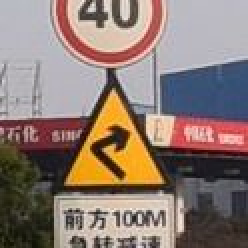
//> input picture sample.jpg, 124 x 124 px, given in place of 0.jpg, which was not available (shown 2 times larger)
$ ./SVM_train   (built with g++ and OpenCV 4)
//> lines starting //> are read from the running program, lines starting //| are printed output that depends on the picture; pictures that were not available may be replaced by others from this repository, and a replacement may not be noted
#include <opencv2/core/core.hpp>
#include <opencv2/highgui/highgui.hpp>
#include <opencv2/ml/ml.hpp>
#include <iostream>
#include <string>
#include <fstream>
#include <iterator>
#include <vector>
#include <list>
#include <opencv2/opencv.hpp>
#include<stdlib.h>
#include<stdio.h>
using namespace std;
using namespace cv;
using namespace cv::ml;

int test_bool = 1, train_bool = 0;
//Mat DataMat, labelsMat,testMat;
int image_rows = 20, image_cols = 20, class_num = 2;
Ptr<SVM> model = SVM::create();
Ptr<ANN_MLP> bp = ANN_MLP::create();
FILE* fp;
FILE* fp1;
FILE* fp2;

void getHOGFeatures(const Mat& image, Mat& features) {
	//HOG descripter
	HOGDescriptor * hog = new HOGDescriptor(cvSize(32, 32), cvSize(16, 16), cvSize(8, 8), cvSize(8, 8), 3);  //these parameters work well
	std::vector<float> descriptor;

	// resize input image to (128,64) for compute
	Size dsize = Size(32, 32);
	Mat trainImg = Mat(dsize, CV_32S);
	resize(image, trainImg, dsize);

	//compute descripter
	hog->compute(trainImg, descriptor, Size(8, 8));

	//copy the result
	Mat mat_featrue(descriptor);
	mat_featrue.copyTo(features);
}

Mat compare_amplify(Mat img)
{
	Mat mat = img;
	//namedWindow("original");
	//imshow("original", mat);
	Mat mergeImg;//合并后的图像
				 //用来存储各通道图片的向量
	vector<Mat> splitBGR(mat.channels());
	//分割通道，存储到splitBGR中
	split(mat, splitBGR);
	//对各个通道分别进行直方图均衡化
	for (int i = 0; i<mat.channels(); i++)
		equalizeHist(splitBGR[i], splitBGR[i]);
	//合并通道
	merge(splitBGR, mergeImg);

	//namedWindow("equalizeHist");
	//imshow("equalizeHist", mergeImg);
	return mergeImg;
}
// [265 lines left out: functions clustering, close_GetPlate, mserFeature, not called in this run]
string num2str(double i)
{
	stringstream ss;
	ss << i;
	return ss.str();
}
Mat extractSobelFeature(Mat img)
{
	Mat img_loca;
	Mat ampli = compare_amplify(img);
	getHOGFeatures(ampli, img_loca);
	img_loca = img_loca.reshape(1, 1);
	// [4 lines of commented-out code are left out]
	return img_loca;
	// [4 lines of commented-out code are left out]
	resize(img_loca, img_loca, Size(32, 32));
	int m_GaussianBlurSize = 3, binary_thres = 78;
	Mat img_blur, img_gray;
	GaussianBlur(img_loca, img_blur,
		Size(m_GaussianBlurSize, m_GaussianBlurSize), 0, 0, BORDER_DEFAULT);
	// [4 lines of commented-out code are left out]
	img_gray = img_blur.clone();
	// [10 lines of commented-out code are left out]
	Mat grad[16];
	Mat merge;
	int dir_num = 2;
	for (int i = 0; i < dir_num; i++)
	{
		double kt = i / dir_num;
		Sobel(img_gray, grad[i * 2], CV_8U, 1 - kt, kt, 3, BORDER_DEFAULT);
		Sobel(img_gray, grad[i * 2 + 1], CV_8U, kt, 1 - kt, 3, BORDER_DEFAULT);
		// [8 lines of commented-out code are left out]
		merge.push_back(grad[i * 2]);
		merge.push_back(grad[i * 2 + 1]);
		//if(i==0)merge =  grad[i*2]|grad[i*2+1];
		//else merge = merge | grad[i * 2] | grad[i * 2+1];

	}
	//imshow("merge", merge);
	//waitKey(0);
	Mat sample;
	merge.reshape(1, 1).convertTo(sample, CV_32F);
	return sample;
}

void svm_data_collect()
{
	//Collect training data----------------------------------------------------------------
	string head = "E:/grade3/baidu_pic/plate/qualified/";
	float posi = 1.0, neg = -1.0;
	int rrrrt = 1;
	//int train_has=114741 ,train_no= 136374,test_has=390,test_no= 40731;
	int train_has = 50, train_no = 50, test_has = 390, test_no = 5000;
	int train_has_num = 11837, train_no_num = 261265,
		test_has_num = 390, test_no_num = 40731;
	cout << "Input train_num" << endl;
	//cin >> train_num;
	//train_num = 500;

	Mat trainingImage;
	vector<int> trainingLabels;
	string filepath = head + "train/found";
	vector<string> allfilenames;

	//allfilenames = getFiles(filepath,true);
	//cout << "all file names: " << endl;
	//cout << allfilenames.size() << endl;

	for (int i = 0; i < train_has; i++)
	{
		string temp;
		temp = filepath + "/" + num2str(i%train_has_num) + ".jpg";
		allfilenames.push_back(temp);
	}
	//std::random_shuffle(allfilenames.begin(), allfilenames.end());
	for (int i = 0; i < allfilenames.size(); i++)
	{
		//cout << temp<<endl;
		Mat img = imread(allfilenames[i], 1);
//> img is the input picture: 124 rows x 124 cols, CV_8UC3; mean B, G, R 114.4, 122.5, 140.6
		//imshow("img_ori", img);
		img = extractSobelFeature(img);
//> in compare_amplify, `split(mat, splitBGR);`:
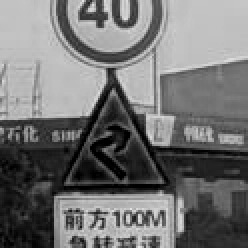
//> splitBGR[0]: 124 rows x 124 cols, CV_8UC1 (shown 2 times larger); min 0, max 227, mean 114.4
//> in compare_amplify, `split(mat, splitBGR);`:
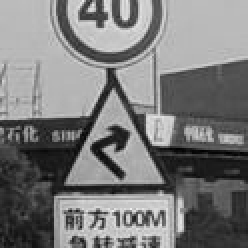
//> splitBGR[1]: 124 rows x 124 cols, CV_8UC1 (shown 2 times larger); min 0, max 239, mean 122.5
//> in compare_amplify, `split(mat, splitBGR);`:
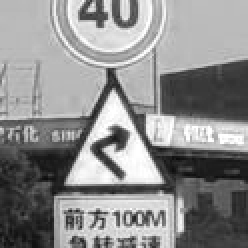
//> splitBGR[2]: 124 rows x 124 cols, CV_8UC1 (shown 2 times larger); min 10, max 255, mean 140.6
//> in compare_amplify, `merge(splitBGR, mergeImg);`:
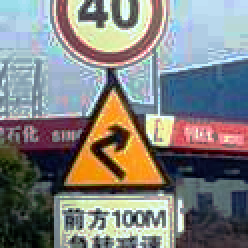
//> mergeImg: 124 rows x 124 cols, CV_8UC3 (shown 2 times larger); mean B, G, R 126.7, 128.7, 128.7
//> in getHOGFeatures, `resize(image, trainImg, dsize);`:
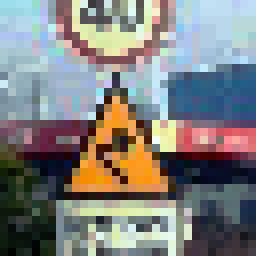
//> trainImg: 32 rows x 32 cols, CV_8UC3 (shown 8 times larger); mean B, G, R 126.2, 127.9, 128.2
//> in getHOGFeatures, `hog->compute(trainImg, descriptor, Size(8, 8));`: descriptor = 108 values, max 0.337 at index 85, min 0.136 at index 14, mean 0.283
//> in getHOGFeatures, `Mat mat_featrue(descriptor);`: mat_featrue has the same summary as descriptor
//> in getHOGFeatures, `mat_featrue.copyTo(features);`: features has the same summary as descriptor
//> in extractSobelFeature, `getHOGFeatures(ampli, img_loca);`: img_loca has the same summary as descriptor in getHOGFeatures
//> img has the same summary as descriptor in getHOGFeatures
		trainingImage.push_back(img);
//> trainingImage has the same summary as descriptor in getHOGFeatures
		trainingLabels.push_back(posi);
	}
	cout << "Train_has_loaded" << endl;
	allfilenames.clear();
	filepath = head + "train/no";
	for (int i = 0; i < train_no; i++)
	{
		string temp;
		temp = filepath + "/" + num2str(i%train_no_num) + ".jpg";
		allfilenames.push_back(temp);
	}
	//std::random_shuffle(allfilenames.begin(), allfilenames.end());
	for (int i = 0; i < allfilenames.size(); i++)
	{
		Mat img = imread(allfilenames[i], 1);
		img = extractSobelFeature(img);
		trainingImage.push_back(img);
		trainingLabels.push_back(neg);
	}
	cout << "Train_no_loaded" << endl;
	allfilenames.clear();
	Mat classes, trainingData;
	Mat(trainingImage).copyTo(trainingData);
	trainingData.convertTo(trainingData, CV_32F);
	Mat(trainingLabels).copyTo(classes);

	// [17 lines of commented-out code are left out]

	int train_mod = 2;//1 SVM 2 ANN

	if (train_mod == 1)
	{
		//Ptr<SVM> model=StatModel::load<SVM>("E:/grade3/baidu_pic/train/svm/valid/svm.xml");
		model->setType(cv::ml::SVM::C_SVC);
		model->setKernel(cv::ml::SVM::RBF);
		model->setDegree(0.1);
		// 1.4 bug fix: old 1.4 ver gamma is 1
		model->setGamma(0.5);
		model->setCoef0(0.1);
		model->setC(1);
		model->setNu(0.1);
		model->setP(0.1);
		model->setTermCriteria(cvTermCriteria(CV_TERMCRIT_ITER, 20000, 0.0001));
		//model->SVM::load<SVM>("E:/grade3/baidu_pic/train/svm/valid/svm.xml");
		Ptr<TrainData> tdata = TrainData::create(trainingData, ROW_SAMPLE, classes);
		cout << "training please wait" << endl;
		model->train(tdata);

	}

	if (train_mod == 2)
	{
		cout << "converting data" << endl;
		Mat samples(trainingData.rows, trainingData.cols, CV_32F);
		for (int i = 0; i < samples.rows; i++)
		{
			for (int j = 0; j < samples.cols; j++)
			{
				samples.at<float>(i, j) = trainingData.at<float>(i, j);
			}
		}
		//Mat(trainingImage).convertTo(samples, CV_32FC1,1.0/255.0);
		Mat train_classes =
			Mat::zeros((int)classes.rows, 2, CV_32F);
		for (int i = 0; i < train_classes.rows; ++i)
		{
			int tk = classes.at<int>(i, 0) > 0 ? 1 : 0;
			train_classes.at<float>(i, tk) = 1.f;
		}
		cout << train_classes << endl
			<< train_classes.cols << " " << train_classes.rows << endl;
		//system("pause");
		cout << trainingData.cols << " " << trainingData.rows << endl;
		//system("pause");
		Ptr<TrainData> tdata = TrainData::create(samples,
			ROW_SAMPLE, train_classes);
		Mat layer_sizes1(1, 3, CV_32SC1);
		layer_sizes1.at<int>(0) = trainingData.cols;
		layer_sizes1.at<int>(1) = int(trainingData.cols / 2);
		layer_sizes1.at<int>(2) = 2;
		bp->setLayerSizes(layer_sizes1);
		bp->setActivationFunction(ANN_MLP::SIGMOID_SYM, 1, 1);
		bp->setTermCriteria(TermCriteria
			(TermCriteria::MAX_ITER + TermCriteria::EPS, 300, FLT_EPSILON));
		bp->setTrainMethod(ANN_MLP::BACKPROP, 0.001);
		cout << "Training ANN model, please wait..." << endl;
		bp->train(tdata);

	}
	cout << "Training completed!" << endl;
	//system("pause");
	//Checking---------------------------------------------------------------------------
	//cout << classes << endl;
	double precision = 0.0, recall = 0.0, f1_score = 0.0,
		pt_rt = 0.0, pt_rf = 0.0, pf_rt = 0.0;
	for (int i = 0; i < trainingData.rows; i++)
	{
		Mat sampleMat = trainingData.rowRange(i, i + 1).clone();
		float response;
		if (train_mod == 1)response = model->predict(sampleMat);
		if (train_mod == 2)
		{
			Mat output((int)1, 2, CV_32F);
			bp->predict(sampleMat, output);
			response = output.at<float>(0, 0) > output.at<float>(0, 1) ? -1.0 : 1.0;
		}
		//cout << response << " " << classes.at<int>(i,0)<< endl;
		if (response == posi && classes.at<int>(i, 0) == posi)
		{
			pt_rt = pt_rt + 1.0;
		}
		if (response == neg && classes.at<int>(i, 0) == posi)
		{
			pf_rt = pf_rt + 1.0;
		}
		if (response == posi && classes.at<int>(i, 0) == neg)
		{
			pt_rf = pt_rf + 1.0;
		}
	}
	precision = pt_rt / (pt_rt + pt_rf);
	recall = pt_rt / (pt_rt + pf_rt);
	f1_score = 2 * precision*recall / (precision + recall);
	cout << "Training Set:" << "Precision=" << precision << " Recall=" << recall <<
		" F1_score=" << f1_score << endl;
	trainingData.release();
	classes.release();
	allfilenames.clear();
	//system("pause");
	//Testing Set Data Collect----------------------------------------------------------------------
	cout << "Loading test data" << endl;
	Mat testImage;
	vector<int> testLabels;
	filepath = head + "test/has";
	for (int i = 0; i < test_has; i++)
	{
		string temp;
		temp = filepath + "/" + num2str(i%test_has_num) + ".jpg";
		allfilenames.push_back(temp);
	}
	std::random_shuffle(allfilenames.begin(), allfilenames.end());
	for (int i = 0; i < allfilenames.size(); i++)
	{
		Mat img = imread(allfilenames[i]);
		img = extractSobelFeature(img);
		testImage.push_back(img);
		testLabels.push_back(posi);
	}
	cout << "Test_has_loaded" << endl;
	allfilenames.clear();
	filepath = head + "test/no";
	for (int i = 0; i < test_no; i++)
	{
		string temp;
		temp = filepath + "/" + num2str(i%test_no_num) + ".jpg";
		allfilenames.push_back(temp);
	}
	for (int i = 0; i < allfilenames.size(); i++)
	{
		Mat img = imread(allfilenames[i], 1);
		img = extractSobelFeature(img);
		testImage.push_back(img);
		testLabels.push_back(neg);
	}
	cout << "Test_no_loaded" << endl;
	allfilenames.clear();
	Mat test_classes, testData;
	Mat(testImage).copyTo(testData);
	testData.convertTo(testData, CV_32FC1);
	Mat(testLabels).copyTo(test_classes);
	//Checking-------------------------------------------
	precision = 0.0, recall = 0.0, f1_score = 0.0,
		pt_rt = 0.0, pt_rf = 0.0, pf_rt = 0.0;
	for (int i = 0; i < testData.rows; i++)
	{
		Mat sampleMat = testData.rowRange(i, i + 1).clone();
		float response;
		if (train_mod == 1)response = model->predict(sampleMat);
		if (train_mod == 2)
		{
			Mat output((int)1, class_num, CV_32F);
			bp->predict(sampleMat, output);
			response = output.at<float>(0, 0) > output.at<float>(0, 1) ? -1.0 : 1.0;
		}
		//cout << response << " " << classes.at<int>(i,0)<< endl;
		if (response == posi && test_classes.at<int>(i, 0) == posi)
		{
			pt_rt = pt_rt + 1.0;
		}
		if (response == neg && test_classes.at<int>(i, 0) == posi)
		{
			pf_rt = pf_rt + 1.0;
		}
		if (response == posi && test_classes.at<int>(i, 0) == neg)
		{
			pt_rf = pt_rf + 1.0;
		}
	}
	precision = pt_rt / (pt_rt + pt_rf);
	recall = pt_rt / (pt_rt + pf_rt);
	f1_score = 2 * precision*recall / (precision + recall);
	cout << "Testing Set:" << "Precision=" << precision << " Recall=" << recall <<
		" F1_score=" << f1_score << endl;
	if (train_mod == 1)model->save(head + "/svm.xml");
	if (train_mod == 2)bp->save(head + "/ann.xml");
	system("pause");
}
// [121 lines of commented-out code are left out]
int main(int argc, const char* argv[])
{

	// [4 lines of commented-out code are left out]
//> (the run ends here: the program stops with an error, at `merge(splitBGR, mergeImg);`)
